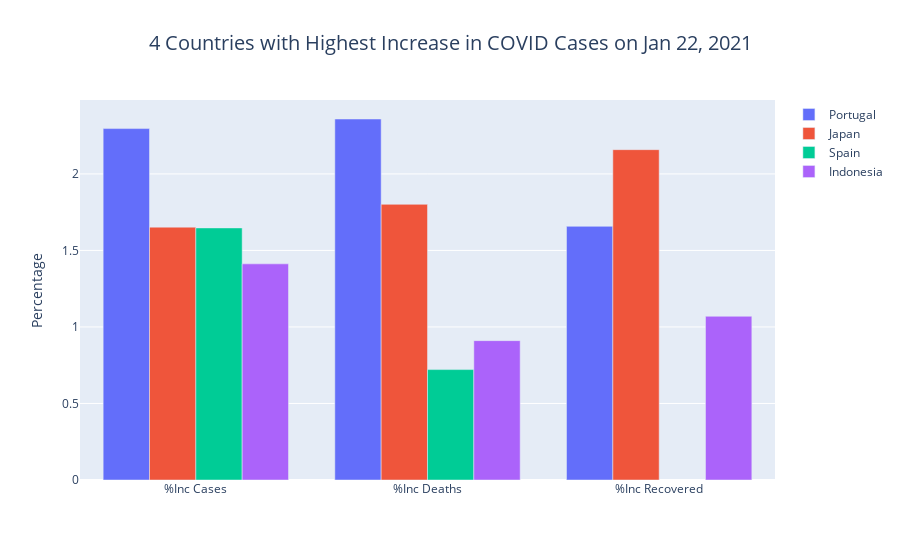

Source (notebook cell):
### Code cell
inc_l = country_df.columns[15:]
inc_df = country_df.sort_values("%Inc Cases", ascending=False)
fig = go.Figure()
c = 0
for i in inc_df.index:
    if i > 50:
        continue
    if c < 4:
        fig.add_trace(go.Bar(name=country_df['Country'][i], x=inc_l, y=inc_df.loc[i][15:]))
    else:
        break
    c += 1
    
fig.update_layout(title={'text': '4 Countries with Highest Increase in COVID Cases on %s' % yesterday_str, 'x': 0.5,
                         'xanchor': 'center', 'font': {'size': 20}}, yaxis_title="Percentage", xaxis_tickangle=0)
fig.show()

### Figure 1 — Plotly figure (JSON) as saved in the notebook; plotly's stock layout.template omitted (floating-point values rounded to 4 significant figures)
{"data": [{"name": "Portugal", "type": "bar", "x": ["%Inc Cases", "%Inc Deaths", "%Inc Recovered"], "y": [2.296, 2.359, 1.658]}, {"name": "Japan", "type": "bar", "x": ["%Inc Cases", "%Inc Deaths", "%Inc Recovered"], "y": [1.652, 1.801, 2.159]}, {"name": "Spain", "type": "bar", "x": ["%Inc Cases", "%Inc Deaths", "%Inc Recovered"], "y": [1.647, 0.7215, null]}, {"name": "Indonesia", "type": "bar", "x": ["%Inc Cases", "%Inc Deaths", "%Inc Recovered"], "y": [1.412, 0.9106, 1.07]}], "layout": {"title": {"font": {"size": 20}, "text": "4 Countries with Highest Increase in COVID Cases on Jan 22, 2021", "x": 0.5, "xanchor": "center"}, "xaxis": {"tickangle": 0}, "yaxis": {"title": {"text": "Percentage"}}}}
